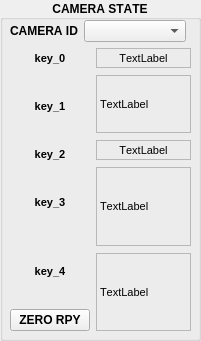
  <widget class="QGroupBox" name="cameraState">
   <property name="geometry">
    <rect>
     <x>340</x>
     <y>260</y>
     <width>201</width>
     <height>341</height>
    </rect>
   </property>
   <property name="font">
    <font>
     <pointsize>9</pointsize>
     <weight>75</weight>
     <italic>false</italic>
     <bold>true</bold>
     <underline>false</underline>
     <kerning>false</kerning>
    </font>
   </property>
   <property name="title">
    <string>CAMERA STATE</string>
   </property>
   <property name="alignment">
    <set>Qt::AlignCenter</set>
   </property>
   <widget class="QWidget" name="layoutWidget">
    <property name="geometry">
     <rect>
      <x>10</x>
      <y>20</y>
      <width>181</width>
      <height>311</height>
     </rect>
    </property>
    <layout class="QVBoxLayout" name="verticalLayout_8" stretch="1,13">
     <item>
      <layout class="QHBoxLayout" name="horizontalLayout_3" stretch="2,3">
       <property name="topMargin">
        <number>0</number>
       </property>
       <property name="rightMargin">
        <number>5</number>
       </property>
       <item>
        <widget class="QLabel" name="camHeader">
         <property name="text">
          <string>&lt;html&gt;&lt;head/&gt;&lt;body&gt;&lt;p&gt;&lt;span style=&quot; font-weight:600;&quot;&gt;CAMERA ID&lt;/span&gt;&lt;/p&gt;&lt;/body&gt;&lt;/html&gt;</string>
         </property>
         <property name="alignment">
          <set>Qt::AlignCenter</set>
         </property>
        </widget>
       </item>
       <item>
        <widget class="QComboBox" name="camBox">
         <property name="baseSize">
          <size>
           <width>0</width>
           <height>0</height>
          </size>
         </property>
         <property name="font">
          <font>
           <pointsize>8</pointsize>
           <weight>50</weight>
           <bold>false</bold>
           <kerning>true</kerning>
          </font>
         </property>
        </widget>
       </item>
      </layout>
     </item>
     <item>
      <layout class="QHBoxLayout" name="horizontalLayout_4" stretch="4,9">
       <item>
        <layout class="QVBoxLayout" name="verticalLayout_7" stretch="1,3,1,3,3,0">
         <item>
          <widget class="QLabel" name="key_0">
           <property name="font">
            <font>
             <pointsize>8</pointsize>
             <weight>75</weight>
             <bold>true</bold>
            </font>
           </property>
           <property name="text">
            <string>key_0</string>
           </property>
           <property name="alignment">
            <set>Qt::AlignCenter</set>
           </property>
          </widget>
         </item>
         <item>
          <widget class="QLabel" name="key_1">
           <property name="font">
            <font>
             <pointsize>8</pointsize>
             <weight>75</weight>
             <bold>true</bold>
            </font>
           </property>
           <property name="text">
            <string>key_1</string>
           </property>
           <property name="alignment">
            <set>Qt::AlignCenter</set>
           </property>
          </widget>
         </item>
         <item>
          <widget class="QLabel" name="key_2">
           <property name="font">
            <font>
             <pointsize>8</pointsize>
             <weight>75</weight>
             <bold>true</bold>
            </font>
           </property>
           <property name="text">
            <string>key_2</string>
           </property>
           <property name="alignment">
            <set>Qt::AlignCenter</set>
           </property>
          </widget>
         </item>
         <item>
          <widget class="QLabel" name="key_3">
           <property name="font">
            <font>
             <pointsize>8</pointsize>
             <weight>75</weight>
             <bold>true</bold>
            </font>
           </property>
           <property name="text">
            <string>key_3</string>
           </property>
           <property name="alignment">
            <set>Qt::AlignCenter</set>
           </property>
          </widget>
         </item>
         <item>
          <widget class="QLabel" name="key_4">
           <property name="font">
            <font>
             <pointsize>8</pointsize>
             <weight>75</weight>
             <bold>true</bold>
            </font>
           </property>
           <property name="text">
            <string>key_4</string>
           </property>
           <property name="alignment">
            <set>Qt::AlignCenter</set>
           </property>
          </widget>
         </item>
         <item>
          <widget class="QPushButton" name="btn_set_rot">
           <property name="text">
            <string>ZERO RPY</string>
           </property>
          </widget>
         </item>
        </layout>
       </item>
       <item>
        <layout class="QVBoxLayout" name="verticalLayout_6" stretch="1,3,1,4,4">
         <property name="spacing">
          <number>7</number>
         </property>
         <property name="bottomMargin">
          <number>0</number>
         </property>
         <item>
          <widget class="QLabel" name="cam_0">
           <property name="font">
            <font>
             <pointsize>8</pointsize>
             <weight>50</weight>
             <bold>false</bold>
            </font>
           </property>
           <property name="frameShape">
            <enum>QFrame::StyledPanel</enum>
           </property>
           <property name="text">
            <string>TextLabel</string>
           </property>
           <property name="alignment">
            <set>Qt::AlignCenter</set>
           </property>
          </widget>
         </item>
         <item>
          <widget class="QLabel" name="cam_1">
           <property name="font">
            <font>
             <pointsize>8</pointsize>
             <weight>50</weight>
             <bold>false</bold>
            </font>
           </property>
           <property name="frameShape">
            <enum>QFrame::StyledPanel</enum>
           </property>
           <property name="text">
            <string>TextLabel</string>
           </property>
           <property name="alignment">
            <set>Qt::AlignLeading|Qt::AlignLeft|Qt::AlignVCenter</set>
           </property>
          </widget>
         </item>
         <item>
          <widget class="QLabel" name="cam_2">
           <property name="font">
            <font>
             <pointsize>8</pointsize>
             <weight>50</weight>
             <bold>false</bold>
            </font>
           </property>
           <property name="frameShape">
            <enum>QFrame::StyledPanel</enum>
           </property>
           <property name="text">
            <string>TextLabel</string>
           </property>
           <property name="alignment">
            <set>Qt::AlignCenter</set>
           </property>
          </widget>
         </item>
         <item>
          <widget class="QLabel" name="cam_3">
           <property name="font">
            <font>
             <pointsize>8</pointsize>
             <weight>50</weight>
             <bold>false</bold>
            </font>
           </property>
           <property name="frameShape">
            <enum>QFrame::StyledPanel</enum>
           </property>
           <property name="text">
            <string>TextLabel</string>
           </property>
           <property name="alignment">
            <set>Qt::AlignLeading|Qt::AlignLeft|Qt::AlignVCenter</set>
           </property>
          </widget>
         </item>
         <item>
          <widget class="QLabel" name="cam_4">
           <property name="font">
            <font>
             <pointsize>8</pointsize>
             <weight>50</weight>
             <bold>false</bold>
            </font>
           </property>
           <property name="frameShape">
            <enum>QFrame::StyledPanel</enum>
           </property>
           <property name="text">
            <string>TextLabel</string>
           </property>
           <property name="alignment">
            <set>Qt::AlignLeading|Qt::AlignLeft|Qt::AlignVCenter</set>
           </property>
          </widget>
         </item>
        </layout>
       </item>
      </layout>
     </item>
    </layout>
   </widget>
  </widget>
